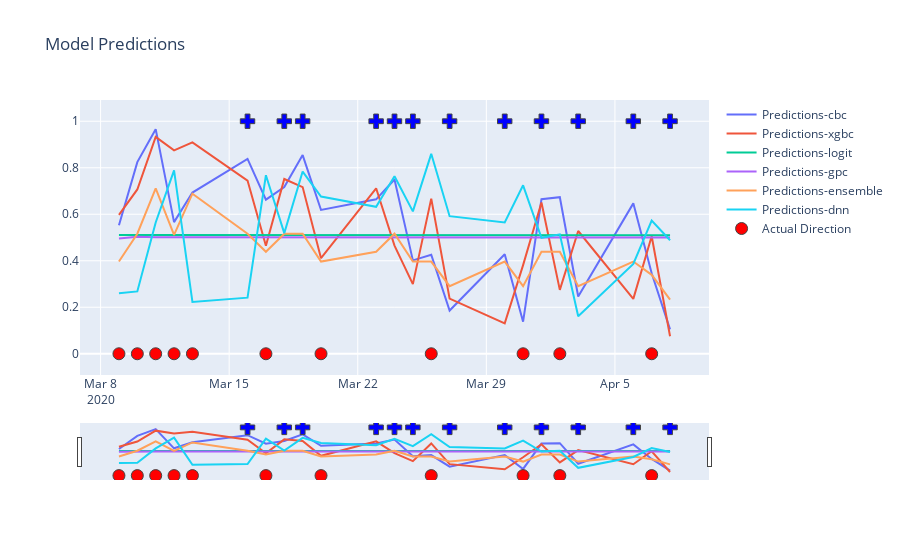

The notebook cell saved with this chart:
### Markdown cell above
**Output**

The output of running this cell is some **summary statistics of the models performance on the training and test dataset (backtest)**

+ For Regression (returns, it will be **R2** and **Mean Squared Error** 
+ For Classification it will be **Accuracy** - did it the uptrends correct and downtrends correct and **Receiving Operator Curve score** (how good are your predicted probabilities, shld have as close to 0 if its actually 0 and as close to 1 if its actually 1) 



**Trade Recommendation Framework**
1. Do the models have above 50% accuracy?
2. Which models have above 50% accuracy?
3. Which models lead to a good backtest result?
4. Do the best models have a consensus view?
5. Take the best model's forecast


If not either...
1. Change hyperparametes and run again (training size, model hyperparameters, lags)
2. Discard predictions for today

### Code cell
df4, df5 = addLaggedFeats(df2, df3, LAGS)
data_tree, data, models, fig3, fig4, logs3,ax = trainTestWrapper(df4, df5, 
                                                              train_end, param, 
                                                              normalizeFeats,hyperParams, LAGS)
fig3.show()
#fig4.show() if mode is regression
display(logs3)


preds = recommendTrade(data_tree, data, models, param, swap=False)

modelHistory = modelHistoricPredsWriter(preds)
